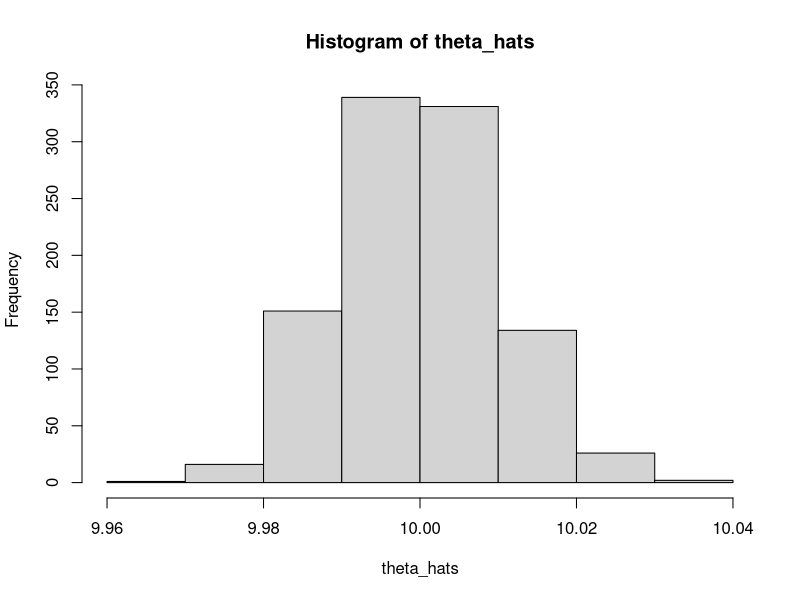

Recreate this plot in R. (Note: a time limit stopped this script after it produced the figure.)
# obtaining histogram of theta hat
n <-100000
theta_hats <- c()
for (i in 1:1000) {
  p <- rpois(n,10)
  theta_hats <- c(theta_hats, mean(p))
}
hist(theta_hats)
sigma2 <- var(sqrt(n)*(theta_hats-10))


check_thinned_variance_1d <- function(thinning_param, intensity) {
  thinned_theta_hats <- c()
  normalised_thinned_theta_hats <- c()
  p <- rpois(n,intensity)
  for (i in 1:10000) {
    unif <- runif(length(p), 0, 1)
    thinned_p <- p[which(unif < thinning_param)]
    thinned_theta_hats <- c(thinned_theta_hats, mean(thinned_p))
    normalised_thinned_theta_hats <- c(normalised_thinned_theta_hats, sqrt(n)*(mean(thinned_p)-intensity))
  }
  sigma2thinned <- var(normalised_thinned_theta_hats)
  print(paste("sigma2hat",sigma2thinned))
  print(paste("dsigma2/r",sigma2*((1-thinning_param)/thinning_param)))
  return(sigma2thinned)
}

thinning_params <- seq(0.1,0.9,0.1)
thinned_sigmas_exp <- c()
for (thinning_param in thinning_params) {
  thinned_sigmas_exp <- c(thinned_sigmas_exp, check_thinned_variance_1d(thinning_param, 10))
}

# hopefully the lines are very close
plot(thinning_params, thinned_sigmas_exp,type="l")
lines(thinning_params, sigma2*((1-thinning_params)/thinning_params))


par(mfrow = c(1, 2))
plot(thinning_params, thinned_sigmas_exp,type="l",col=2,xlab="p",ylab=TeX("Thinned Variance, ${sigma}_s$"), main="Exponential Distribution")
lines(thinning_params, sigma2*((1-thinning_params)/thinning_params),col=3)
plot(thinning_params, thinned_sigmas,type="l",col=2,xlab="p",ylab=TeX("Thinned Variance, ${sigma}_s$"), main="Homogenous Poisson")
lines(thinning_params, sigma2_spatial*((1-thinning_params)/thinning_params),col=3)


















# # rubbish:
# 
# # checking consistency
# x <- 10
# thinning_param <- 0.8
# ns <- c(5,10,20,30,40)
# thinned_hist <- c()
# observed_hist <- c()
# for (n in ns) {
#   thinned <- c()
#   observed <- c()
#   for (sim in 1:1000) {
#     for (i in 1:100) {
#       p <- rpois(n, 10)
#       observed <- c(observed, mean(p))
#       unif <- runif(n, 0, 1)
#       thinned_p <- p[which(unif < thinning_param)]
#       thinned <- c(thinned, mean(thinned_p))
#     }
#     
#     
#     
#     # thinned_prob <- length(thinned[which(thinned < x)])/length(thinned)
#     # observed_prob <- length(observed[which(observed < x)])/length(observed)
#     # thinned_hist <- c(thinned_hist, thinned_prob)
#     # observed_hist <- c(observed_hist, observed_prob)
#   }
#   qqplot(thinned,observed)
# }
# 
# 
# 
# plot((thinned_hist-observed_hist))
# 
# 
# 
